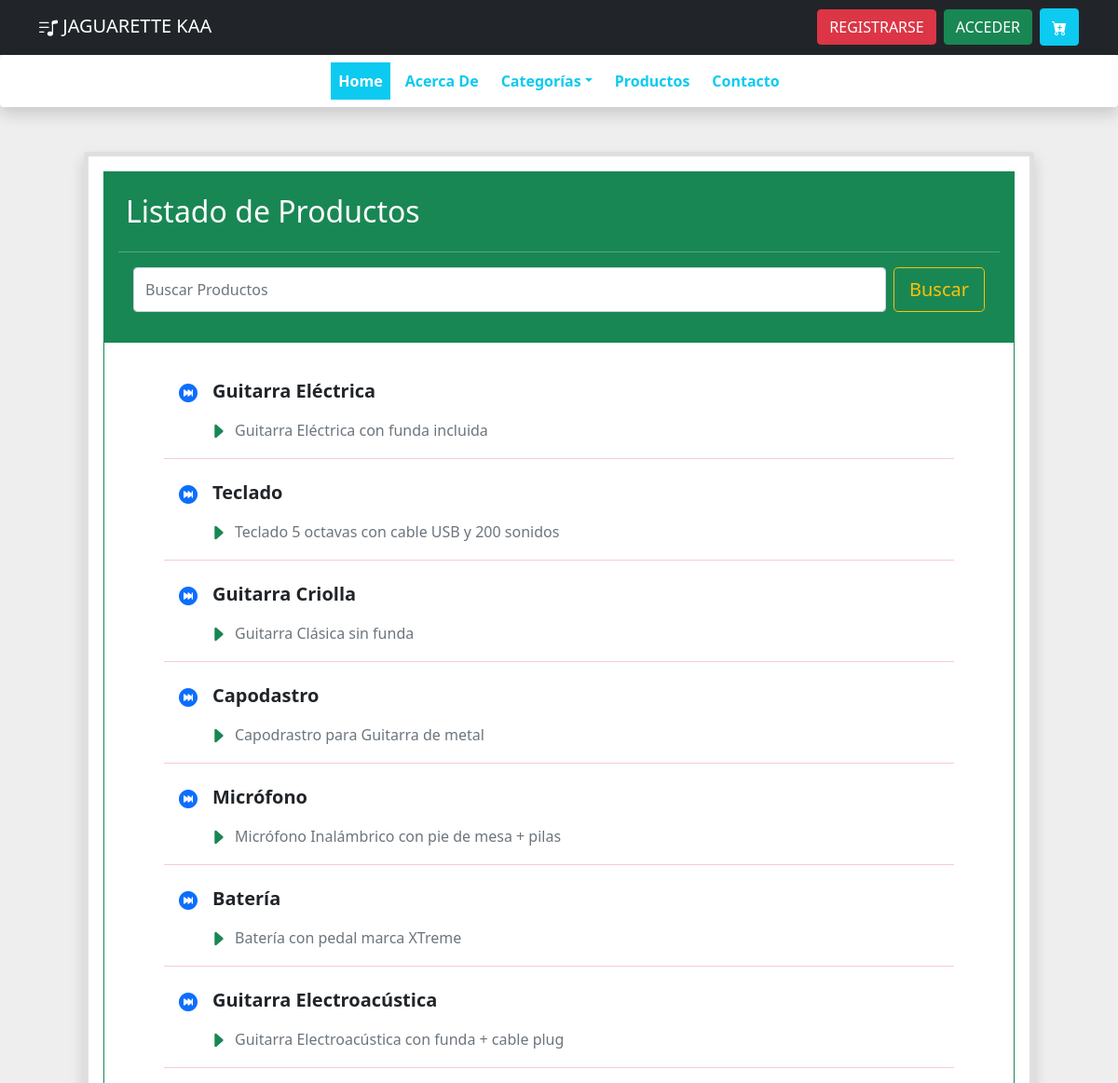
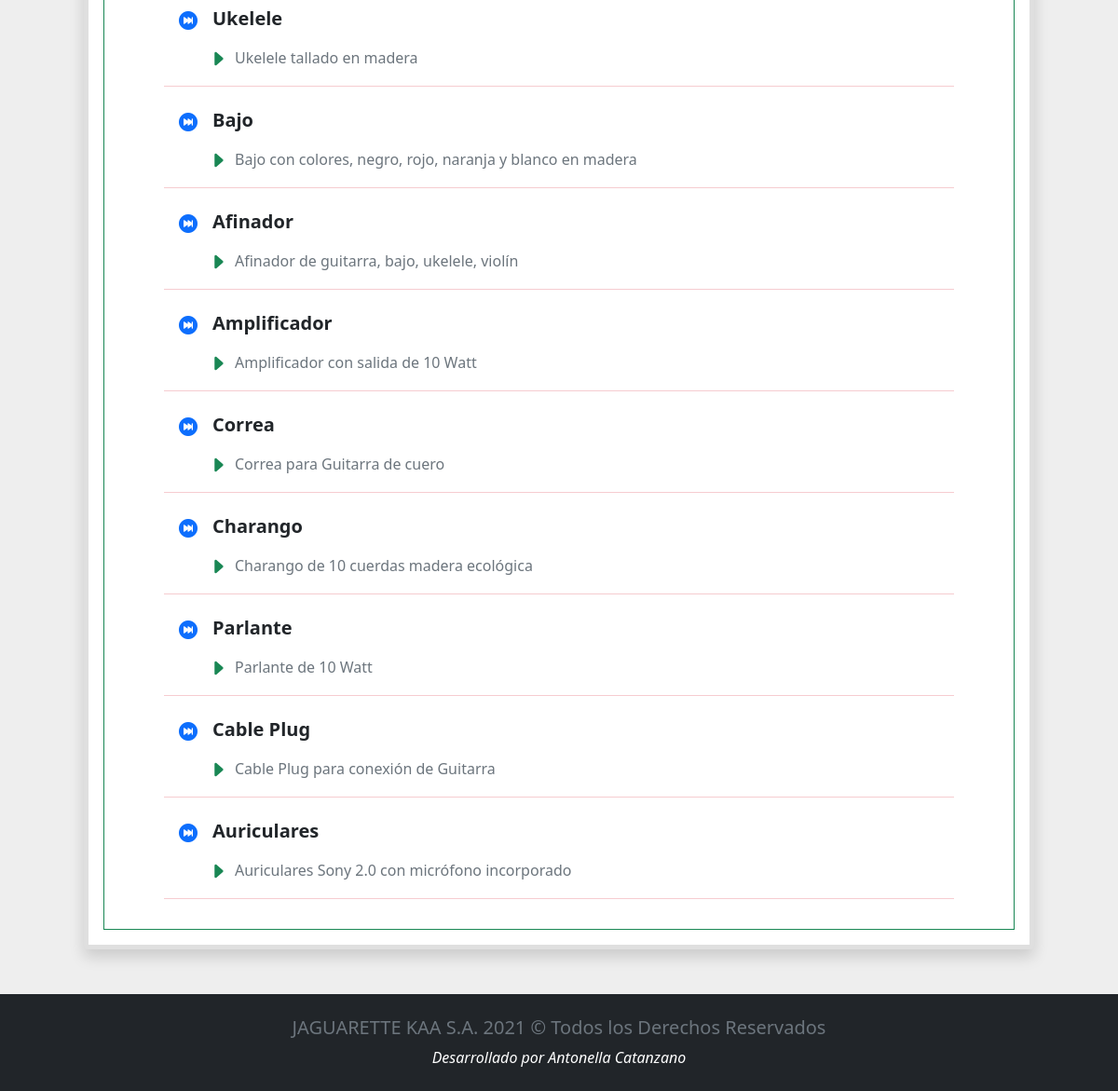
The page /busqueda_producto/ on the database its author committed (2 pictures, top to bottom).
### JAGUARETTEKAA/models.py (models this page shows, shortened)
class Producto(models.Model):
    titulo = models.CharField(max_length=64, null= False)
    imagen = models.ImageField(upload_to='productos/', blank=True, null=True)
    descripcion = models.TextField(null=False)
    precio = models.IntegerField(null=False)
    categoria = models.ForeignKey(Categoria, on_delete=models.CASCADE, related_name="categoria")

### JAGUARETTEKAA/views.py (the view)
# urls.py: path('busqueda_producto/', buscar_producto , name="buscar_producto"),
def buscar_producto(request):
    productos = Producto.objects.all()
    if request.method == "POST":
        buscar = request.POST['buscar']
        lista_productos = Producto.objects.filter(
            Q(titulo__icontains=buscar) |
            Q(descripcion__icontains=buscar)
        )
        return render(request, 'JAGUARETTEKAA/busqueda.html',{
            'productos': productos,
            'buscar': buscar,
            'lista_productos': lista_productos
        })
    else:
        return render(request, 'JAGUARETTEKAA/busqueda.html', {
            "productos": productos
        })

### JAGUARETTEKAA/templates/jaguarettekaa/busqueda.html (shortened to what this page needs)
{% extends 'jaguarettekaa/layout.html' %}
{% block main_content %}
    <div class="container">
        <div class="row">
            <div class="col-sm-12 col-md-12 col-lg-12">
                <div class="card py-3 m-5 border-5 shadow p-3 mb-5 bg-body rounded ">
                    <form class="card-body bg-success" method="POST" action="{% url 'buscar_producto' %}">
                        <h2 class="text-white p-2">Listado de Productos</h2>
                        <hr class="text-white"/>
                        <div class="d-flex m-3">
                            <input class="form-control me-2" type="search" placeholder="Buscar Productos" aria-label="Buscar" value="{{ request.POST.buscar }}" name="buscar">
                            <button class="btn btn-outline-warning btn-lg" type="submit">Buscar</button>
                        </div>
                    </form>
                    <div class="card-body h-100 border border-success border-1 col-sm-12">
                        {% if buscar %}
                            <h5 class="text-secondary fw-bolder">Resultados de la Búsqueda para <small class="text-text-success fw-lighter"> "{{ buscar }}"</small></h5>
                            <hr class="text-success"/>
                            {% if lista_productos %}
                                {% for p in lista_productos %}
                                        <h5 class="mb-3 ms-5 me-5 mt-4"><a href="#"><i class="bi bi-skip-forward-circle-fill m-3"></i></a><strong>{{ p.titulo }}</strong></h5>
                                        <p class="mb-0 text-truncate text-secondary W-100 ms-5 me-5"><i class="h5 bi bi-caret-right-fill text-success ms-5 me-2"></i>{{ p.descripcion }}</p>
                                        <hr class="text-danger ms-5 me-5"/>
                                {% endfor %}
                                {% else %}
                                    <h6 class="mb-3 ms-5 me-5 mt-4 text-danger text-center">"No se encuentran resultados para su búsqueda"</h6>
                            {% endif %}
                        {% else %}
                            {% for s in productos %}
                                <h5 class="mb-3 ms-5 me-5 mt-4"><a href="#"><i class="bi bi-skip-forward-circle-fill m-3"></i></a><strong>{{ s.titulo }}</strong></h5>
                                <p class="mb-0 text-truncate text-secondary W-100 ms-5 me-5"><i class="h5 bi bi-caret-right-fill text-success ms-5 me-2"></i>{{ s.descripcion }}</p>
                                <hr class="text-danger ms-5 me-5"/>
                            {% endfor %}
                    {% endif %}
                    </div>
                </div>
            </div>
        </div>
    </div>
{% endblock %}

### JAGUARETTEKAA/static/jaguarettekaa/css/styles.css (style rules this page uses)
body { background: #eee; }
.bi { vertical-align: -.125em; pointer-events: none; fill: currentColor; }

### rows shown on the page
Producto: titulo "Guitarra Eléctrica", descripcion "Guitarra Eléctrica con funda incluida"
Producto: titulo "Teclado", descripcion "Teclado 5 octavas con cable USB y 200 sonidos"
Producto: titulo "Guitarra Criolla", descripcion "Guitarra Clásica sin funda"
Producto: titulo "Capodastro", descripcion "Capodrastro para Guitarra de metal"
Producto: titulo "Micrófono", descripcion "Micrófono Inalámbrico con pie de mesa + pilas"
Producto: titulo "Batería", descripcion "Batería con pedal marca XTreme"
Producto: titulo "Guitarra Electroacústica", descripcion "Guitarra Electroacústica con funda + cable plug"
Producto: titulo "Ukelele", descripcion "Ukelele tallado en madera"
Producto: titulo "Bajo", descripcion "Bajo con colores, negro, rojo, naranja y blanco en madera"
Producto: titulo "Afinador", descripcion "Afinador de guitarra, bajo, ukelele, violín"
Producto: titulo "Amplificador", descripcion "Amplificador con salida de 10 Watt"
Producto: titulo "Correa", descripcion "Correa para Guitarra de cuero"
Producto: titulo "Charango", descripcion "Charango de 10 cuerdas madera ecológica"
Producto: titulo "Parlante", descripcion "Parlante de 10 Watt"
Producto: titulo "Cable Plug", descripcion "Cable Plug para conexión de Guitarra"
Producto: titulo "Auriculares", descripcion "Auriculares Sony 2.0 con micrófono incorporado"
